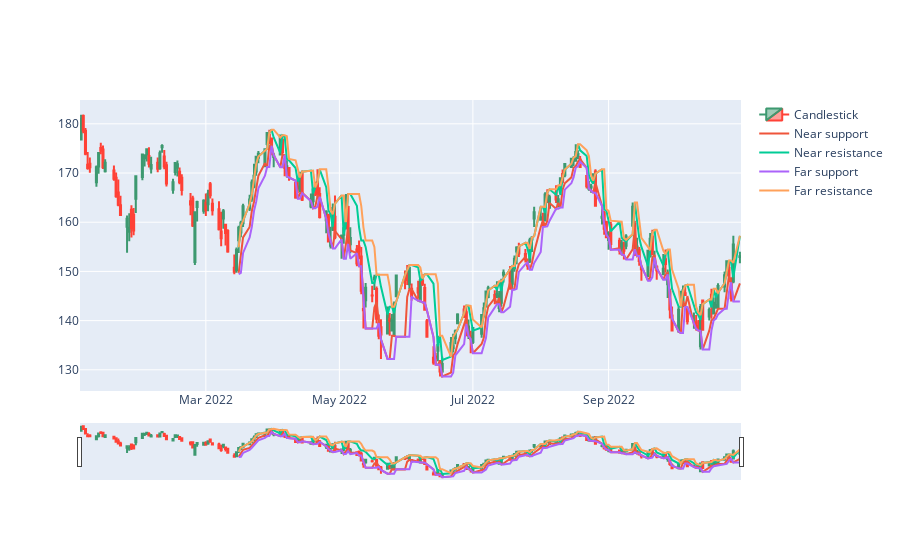

Write notebook code for a chart like this one.
### Code cell
algo.plot2(algo.feed)
algo.plot(algo.feed)

### Figure 1 — Plotly figure (JSON) as saved in the notebook; plotly's stock layout.template omitted (floating-point values rounded to 4 significant figures; data arrays with more than 128 entries replaced by an {"elided": "..."} marker saying what was removed)
{"data": [{"close": {"elided": "209 float values"}, "high": {"elided": "209 float values"}, "low": {"elided": "209 float values"}, "name": "Candlestick", "open": {"elided": "209 float values"}, "type": "candlestick", "x": {"elided": "209 str values"}}, {"name": "Near support", "type": "scatter", "x": {"elided": "209 str values"}, "y": {"elided": "209 float values"}}, {"name": "Near resistance", "type": "scatter", "x": {"elided": "209 str values"}, "y": {"elided": "209 float values"}}, {"name": "Far support", "type": "scatter", "x": {"elided": "209 str values"}, "y": {"elided": "209 float values"}}, {"name": "Far resistance", "type": "scatter", "x": {"elided": "209 str values"}, "y": {"elided": "209 float values"}}], "layout": {}}
